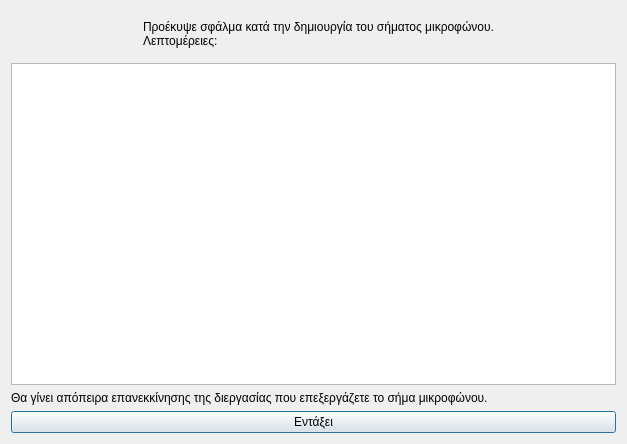
<?xml version="1.0" encoding="UTF-8"?>
<ui version="4.0">
 <class>Dialog</class>
 <widget class="QDialog" name="Dialog">
  <property name="geometry">
   <rect>
    <x>0</x>
    <y>0</y>
    <width>627</width>
    <height>444</height>
   </rect>
  </property>
  <property name="windowTitle">
   <string>Λάθος σήματος μικροφώνου</string>
  </property>
  <property name="windowIcon">
   <iconset resource="../../icons.qrc">
    <normaloff>:/rest-windows/assets/images/rest-windows/information.png</normaloff>:/rest-windows/assets/images/rest-windows/information.png</iconset>
  </property>
  <layout class="QGridLayout" name="gridLayout">
   <item row="0" column="0">
    <widget class="QFrame" name="frame">
     <property name="styleSheet">
      <string notr="true">QFrame{border:0px;}</string>
     </property>
     <property name="frameShape">
      <enum>QFrame::StyledPanel</enum>
     </property>
     <property name="frameShadow">
      <enum>QFrame::Raised</enum>
     </property>
     <layout class="QHBoxLayout" name="horizontalLayout">
      <item>
       <widget class="QLabel" name="image_label">
        <property name="maximumSize">
         <size>
          <width>117</width>
          <height>117</height>
         </size>
        </property>
        <property name="text">
         <string/>
        </property>
        <property name="pixmap">
         <pixmap resource="../../icons.qrc">:/rest-windows/assets/images/rest-windows/information.png</pixmap>
        </property>
        <property name="scaledContents">
         <bool>true</bool>
        </property>
       </widget>
      </item>
      <item>
       <widget class="QLabel" name="label">
        <property name="text">
         <string>Προέκυψε σφάλμα κατά την δημιουργία του σήματος μικροφώνου.
Λεπτομέρειες:</string>
        </property>
        <property name="alignment">
         <set>Qt::AlignJustify|Qt::AlignVCenter</set>
        </property>
       </widget>
      </item>
     </layout>
    </widget>
   </item>
   <item row="1" column="0">
    <widget class="QPlainTextEdit" name="details">
     <property name="plainText">
      <string/>
     </property>
    </widget>
   </item>
   <item row="3" column="0">
    <widget class="QPushButton" name="ok">
     <property name="text">
      <string>Εντάξει</string>
     </property>
     <property name="icon">
      <iconset resource="../../icons.qrc">
       <normaloff>:/rest-windows/assets/images/rest-windows/ok.png</normaloff>:/rest-windows/assets/images/rest-windows/ok.png</iconset>
     </property>
    </widget>
   </item>
   <item row="2" column="0">
    <widget class="QLabel" name="label_2">
     <property name="text">
      <string>Θα γίνει απόπειρα επανεκκίνησης της διεργασίας που επεξεργάζετε το σήμα μικροφώνου.</string>
     </property>
     <property name="alignment">
      <set>Qt::AlignJustify|Qt::AlignVCenter</set>
     </property>
    </widget>
   </item>
  </layout>
 </widget>
 <tabstops>
  <tabstop>details</tabstop>
  <tabstop>ok</tabstop>
 </tabstops>
 <resources>
  <include location="../../icons.qrc"/>
  <include location="../../icons.qrc"/>
 </resources>
 <connections/>
</ui>
